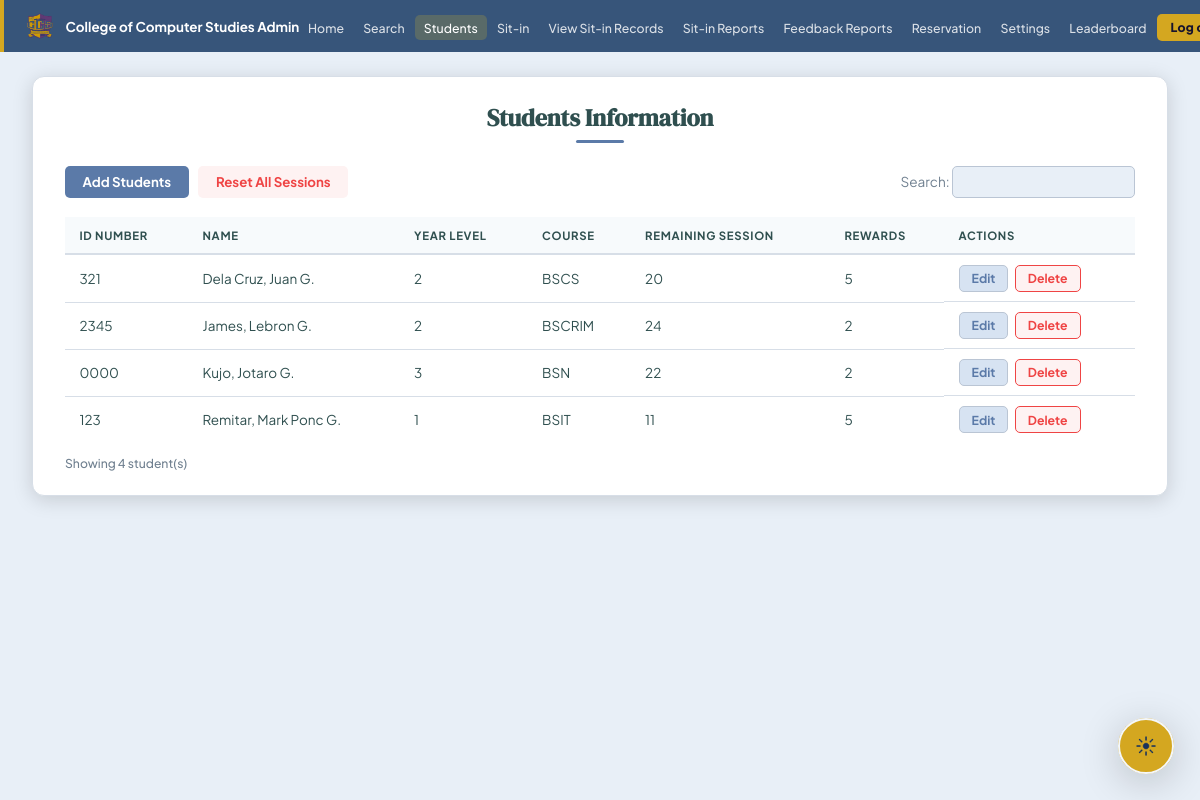
/admin/students (signed in), run on the app's committed database.
### tables this page shows
CREATE TABLE users (
            id                 INTEGER PRIMARY KEY AUTOINCREMENT,
            id_number          TEXT UNIQUE NOT NULL,
            last_name          TEXT NOT NULL,
            first_name         TEXT NOT NULL,
            middle_name        TEXT DEFAULT '',
            course             TEXT DEFAULT '',
            course_level       INTEGER DEFAULT 1,
            email              TEXT DEFAULT '',
            address            TEXT DEFAULT '',
            password           TEXT NOT NULL,
            sessions_remaining INTEGER DEFAULT 30,
            is_admin           INTEGER DEFAULT 0,
            created_at         DATETIME DEFAULT CURRENT_TIMESTAMP
        , profile_pic TEXT DEFAULT '', must_change_password INTEGER DEFAULT 0, reservation_points INTEGER DEFAULT 0, reward_points INTEGER DEFAULT 0, completed_tasks INTEGER DEFAULT 0, admin_remarks TEXT DEFAULT '');

### SYSARCH32-SITIN-MONITORING-main/app.py (the view)
@app.route('/admin/students')
@admin_required
def admin_students():
    search = request.args.get('search','').strip()
    conn   = get_db()
    if search:
        students = [dict(r) for r in conn.execute('''SELECT * FROM users WHERE is_admin=0 AND
            (id_number LIKE ? OR first_name LIKE ? OR last_name LIKE ?) ORDER BY last_name''',
            (f'%{search}%',)*3).fetchall()]
    else:
        students = [dict(r) for r in conn.execute("SELECT * FROM users WHERE is_admin=0 ORDER BY last_name").fetchall()]
    courses = [r['code'] for r in conn.execute('SELECT code FROM courses ORDER BY code').fetchall()]
    grouped_courses = course_groups_with_existing(courses)
    conn.close()
    return render_template('admin_students.html', students=students,
                           courses=courses, course_groups=grouped_courses, search=search, logo=get_logo())

### SYSARCH32-SITIN-MONITORING-main/app.py (called while the page is built)
def get_db():
    conn = sqlite3.connect(DB, timeout=30)
    conn.row_factory = sqlite3.Row
    conn.execute('PRAGMA foreign_keys = ON')
    conn.execute('PRAGMA busy_timeout = 30000')
    return conn

def fetch_user(conn, user_id):
    return conn.execute('SELECT * FROM users WHERE id=?', (user_id,)).fetchone()

def get_logo():
    conn = get_db()
    row = conn.execute("SELECT value FROM settings WHERE key='logo_filename'").fetchone()
    conn.close()
    return row['value'] if row else ''

def lab_capacity_map(conn):
    capacities = {lab: PC_COUNT for lab in LAB_ROOMS}
    for row in conn.execute('SELECT lab_room, capacity FROM lab_availability').fetchall():
        lab = normalize_lab_room(row['lab_room'])
        if not lab:
            continue
        try:
            capacities[lab] = max(1, int(row['capacity'] or PC_COUNT))
        except (TypeError, ValueError):
            capacities[lab] = PC_COUNT
    return capacities

@app.context_processor
def inject_lab_capacities():
    conn = get_db()
    try:
        return {'lab_capacities': lab_capacity_map(conn)}
    finally:
        conn.close()

def course_groups_with_existing(existing_courses):
    groups = {department: list(courses) for department, courses in COURSE_GROUPS.items()}
    return groups

def normalize_lab_room(value):
    value = (value or '').strip()
    return value if value in LAB_ROOMS else ''

def admin_required(f):
    @wraps(f)
    def decorated(*args, **kwargs):
        if not session.get('is_admin'):
            return redirect(url_for('login'))
        if request.endpoint != 'force_change_password':
            conn = get_db()
            try:
                user = fetch_user(conn, session.get('user_id'))
            finally:
                conn.close()
            if user and user['must_change_password']:
                return redirect(url_for('force_change_password'))
        return f(*args, **kwargs)
    return decorated

### SYSARCH32-SITIN-MONITORING-main/templates/admin_students.html (shortened to what this page needs)
{% extends "admin_base.html" %}
{% block content %}
<div class="page-card">
  <h1 class="page-title">Students Information</h1>
  <div class="toolbar">
    <div class="toolbar-left">
      <button class="btn-add" onclick="openModal('add-modal')">Add Students</button>
      <form method="post" action="{{ url_for('reset_all_sessions') }}" style="display:inline">
        <button type="submit" class="btn-reset" onclick="return confirm('Reset all sessions to 30?')">Reset All Sessions</button>
      </form>
    </div>
    <div class="toolbar-right">
      <form method="get" action="{{ url_for('admin_students') }}">
        <label style="font-size:.85rem">Search: <input type="text" name="search" value="{{ search }}" class="table-search"/></label>
      </form>
    </div>
  </div>
  <table class="data-table">
    <thead>
      <tr><th>ID Number</th><th>Name</th><th>Year Level</th><th>Course</th><th>Remaining Session</th><th>Rewards</th><th>Actions</th></tr>
    </thead>
    <tbody>
      {% for s in students %}
      <tr>
        <td>{{ s.id_number }}</td>
        <td>{{ s.last_name }}, {{ s.first_name }}{% if s.middle_name %} {{ s.middle_name[0] }}.{% endif %}</td>
        <td>{{ s.course_level }}</td>
        <td>{{ s.course or '-' }}</td>
        <td>{{ s.sessions_remaining if s.sessions_remaining is not none else 30 }}</td>
        <td>{{ s.reward_points }}</td>
        <td class="action-btns">
          <button class="btn-edit" onclick='openEditModal(
            {{ s.id }},
            {{ s.last_name | tojson }},
            {{ s.first_name | tojson }},
            {{ (s.middle_name or "") | tojson }},
            {{ (s.course or "") | tojson }},
            {{ s.course_level }},
            {{ (s.email or "") | tojson }},
            {{ (s.address or "") | tojson }},
            {{ s.sessions_remaining if s.sessions_remaining is not none else 30 }},
            {{ s.reward_points or 0 }},
            {{ (s.admin_remarks or "") | tojson }}
          )'>Edit</button>
          <form method="post" action="{{ url_for('admin_delete_student', uid=s.id) }}" style="display:inline">
            <button type="submit" class="btn-del" onclick="return confirm('Delete student?')">Delete</button>
          </form>
        </td>
      </tr>
      {% else %}
      <tr><td colspan="7" class="no-data">No students found.</td></tr>
      {% endfor %}
    </tbody>
  </table>
  <p class="table-count">Showing {{ students|length }} student(s)</p>
</div>
{% endblock %}

### SYSARCH32-SITIN-MONITORING-main/static/combined_admin.css (style rules this page uses)
*, *::before, *::after { box-sizing: border-box; margin: 0; padding: 0; }
:root { --violet: #5B7AA8; --violet-dark: #37557A; --violet-soft: #D7E3F2; --violet-mid: #7B6CA2; --yellow: #D4A720; --yellow-dark: #A78310; --yellow-soft: #F7EDD5; --bg: #E8EFF7; --surface: #FFFFFF; --border: #BAC5D4; --border-soft: #D7DEE7; --text: #2F4F4F; --text-2: #708090; --text-3: #778899; --success: #90EE90; --success-bg: #F0FFF0; --error: #FFA07A; --error-bg: #FFF0F0; --shadow-sm: 0 1px 4px rgba(0,0,0,.1); --shadow-md: 0 4px 20px rgba(0,0,0,.15); --shadow-lg: 0 8px 40px rgba(0,0,0,.2); --radius: 12px; --radius-sm: 8px; --radius-xs: 5px; }
body { font-family: 'Plus Jakarta Sans', sans-serif; background: var(--bg); min-height: 100vh; display: flex; flex-direction: column; color: var(--text); -webkit-font-smoothing: antialiased; }
table { width: 100%; border-collapse: collapse; font-size: .855rem; }
th { text-align: left; padding: .6rem .9rem; font-size: .72rem; font-weight: 700; text-transform: uppercase; letter-spacing: .06em; color: var(--text-3); border-bottom: 2px solid var(--border); background: var(--bg); }
td { padding: .65rem .9rem; border-bottom: 1px solid var(--border-soft); vertical-align: middle; }
tr:last-child td { border-bottom: none; }
.admin-body { background: #f5f4fb; }
.page-card { background: var(--surface); border-radius: var(--radius); padding: 1.5rem 2rem; max-width: 1200px; margin: 0 auto; border: 1px solid var(--border-soft); }
.page-title { font-family: 'DM Serif Display', serif; font-size: 1.5rem; text-align: center; margin-bottom: 1.4rem; color: var(--text); position: relative; }
.page-title::after { content: ''; display: block; width: 48px; height: 3px; background: var(--violet); border-radius: 2px; margin: .4rem auto 0; }
.toolbar { display: flex; align-items: center; justify-content: space-between; margin-bottom: 1.2rem; flex-wrap: wrap; gap: .6rem; }
.toolbar-left { display: flex; gap: .6rem; align-items: center; }
.toolbar-right { display: flex; align-items: center; gap: .5rem; }
.btn-add { background: var(--violet); color: #fff; border: none; padding: .48rem 1.1rem; border-radius: var(--radius-xs); font-size: .83rem; font-weight: 700; font-family: inherit; cursor: pointer; transition: opacity .2s; }
.btn-reset { background: var(--error); color: #fff; border: none; padding: .48rem 1.1rem; border-radius: var(--radius-xs); font-size: .83rem; font-weight: 700; font-family: inherit; cursor: pointer; transition: opacity .2s; }
.table-search { border: 1.5px solid var(--border); border-radius: var(--radius-xs); padding: .38rem .75rem; font-size: .83rem; font-family: inherit; outline: none; background: var(--bg); transition: border-color .2s; }
.data-table { width: 100%; border-collapse: collapse; font-size: .845rem; }
.data-table th { background: var(--bg); text-align: left; padding: .65rem .9rem; font-size: .71rem; font-weight: 700; text-transform: uppercase; letter-spacing: .06em; color: var(--text-3); border-bottom: 2px solid var(--border); white-space: nowrap; }
.data-table td { padding: .6rem .9rem; border-bottom: 1px solid var(--border-soft); vertical-align: middle; }
.data-table tr:last-child td { border-bottom: none; }
.table-count { font-size: .76rem; color: var(--text-3); margin-top: .8rem; font-weight: 500; }
.action-btns { display: flex; gap: .4rem; align-items: center; }
.btn-edit { background: var(--violet-soft); color: var(--violet); border: 1px solid rgba(108,63,197,.2); padding: .28rem .75rem; border-radius: var(--radius-xs); font-size: .77rem; font-weight: 700; font-family: inherit; cursor: pointer; transition: background .18s, border-color .18s; }
.btn-del { background: var(--error-bg); color: var(--error); border: 1px solid rgba(192,57,43,.2); padding: .28rem .75rem; border-radius: var(--radius-xs); font-size: .77rem; font-weight: 700; font-family: inherit; cursor: pointer; transition: background .18s; }

### data on the page
users: id_number "321", last_name "Dela Cruz", first_name "Juan", middle_name "G", course_level "2", course "BSCS", sessions_remaining "20", reward_points "5"
users: id_number "2345", last_name "James", first_name "Lebron", middle_name "G", course_level "2", course "BSCRIM", sessions_remaining "24", reward_points "2"
users: id_number "0000", last_name "Kujo", first_name "Jotaro", middle_name "G", course_level "3", course "BSN", sessions_remaining "22", reward_points "2"
users: id_number "123", last_name "Remitar", first_name "Mark Ponc", middle_name "G", course_level "1", course "BSIT", sessions_remaining "11", reward_points "5"

### other printed values
{{ students|length }} "4"
